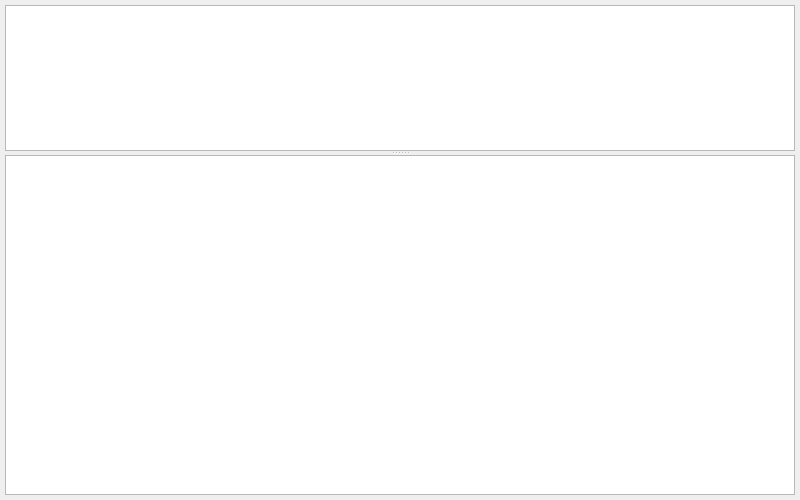
<?xml version="1.0" encoding="UTF-8"?>
<ui version="4.0">
 <class>ChatLogDialog</class>
 <widget class="QDialog" name="ChatLogDialog">
  <property name="geometry">
   <rect>
    <x>0</x>
    <y>0</y>
    <width>800</width>
    <height>500</height>
   </rect>
  </property>
  <property name="minimumSize">
   <size>
    <width>800</width>
    <height>0</height>
   </size>
  </property>
  <property name="windowTitle">
   <string>Dialog</string>
  </property>
  <layout class="QVBoxLayout" name="verticalLayout">
   <property name="spacing">
    <number>5</number>
   </property>
   <property name="margin">
    <number>5</number>
   </property>
   <item>
    <widget class="QSplitter" name="splitter">
     <property name="orientation">
      <enum>Qt::Vertical</enum>
     </property>
     <widget class="QListView" name="lwChatTimestampList">
      <property name="sizePolicy">
       <sizepolicy hsizetype="Expanding" vsizetype="Expanding">
        <horstretch>0</horstretch>
        <verstretch>3</verstretch>
       </sizepolicy>
      </property>
      <property name="minimumSize">
       <size>
        <width>200</width>
        <height>0</height>
       </size>
      </property>
      <property name="textElideMode">
       <enum>Qt::ElideRight</enum>
      </property>
      <property name="resizeMode">
       <enum>QListView::Adjust</enum>
      </property>
     </widget>
     <widget class="QListWidget" name="lwChatContent">
      <property name="sizePolicy">
       <sizepolicy hsizetype="Expanding" vsizetype="Expanding">
        <horstretch>0</horstretch>
        <verstretch>7</verstretch>
       </sizepolicy>
      </property>
      <property name="minimumSize">
       <size>
        <width>600</width>
        <height>0</height>
       </size>
      </property>
      <property name="resizeMode">
       <enum>QListView::Adjust</enum>
      </property>
     </widget>
    </widget>
   </item>
  </layout>
 </widget>
 <resources/>
 <connections/>
</ui>
